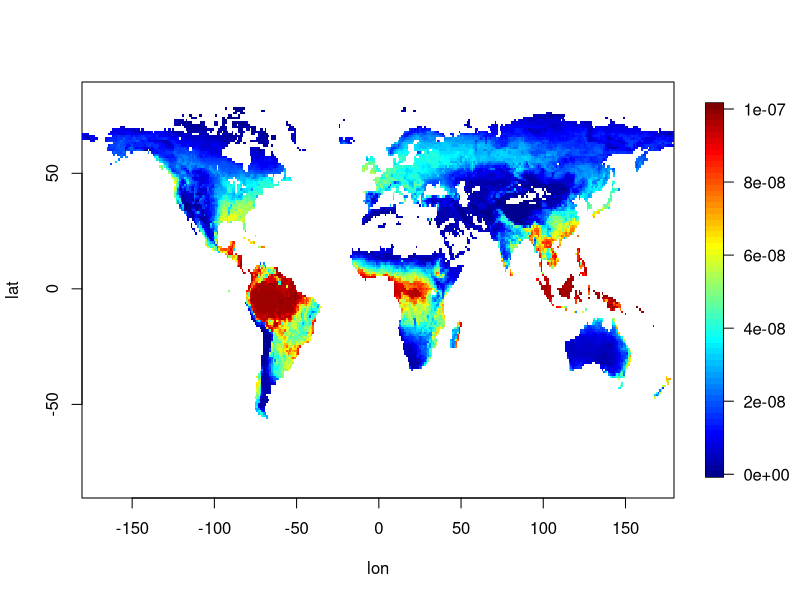
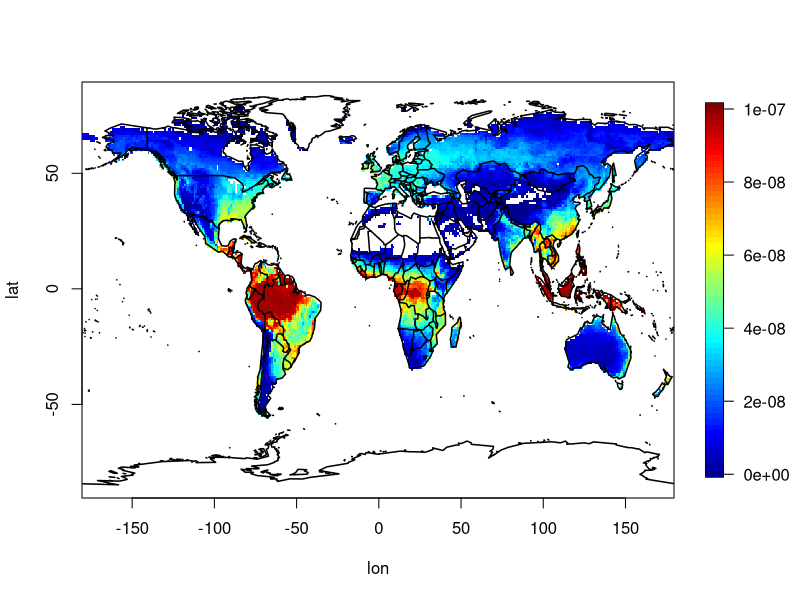
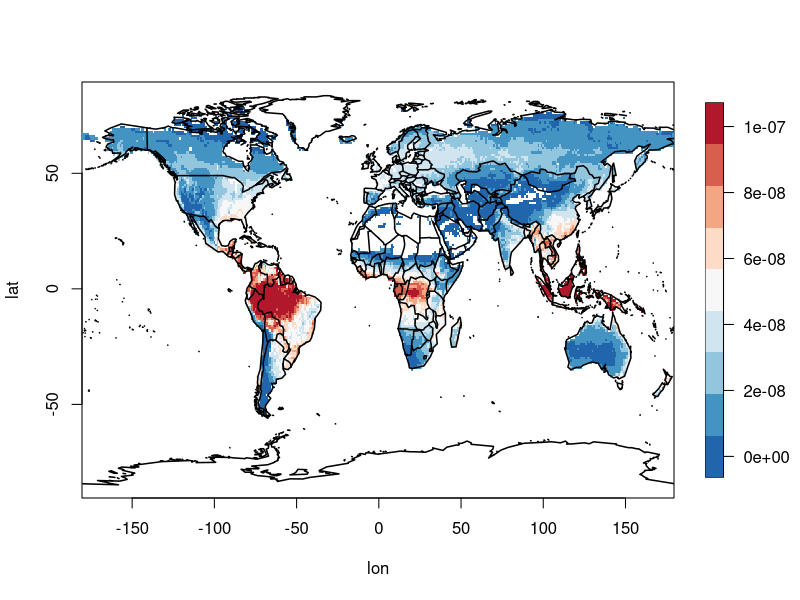
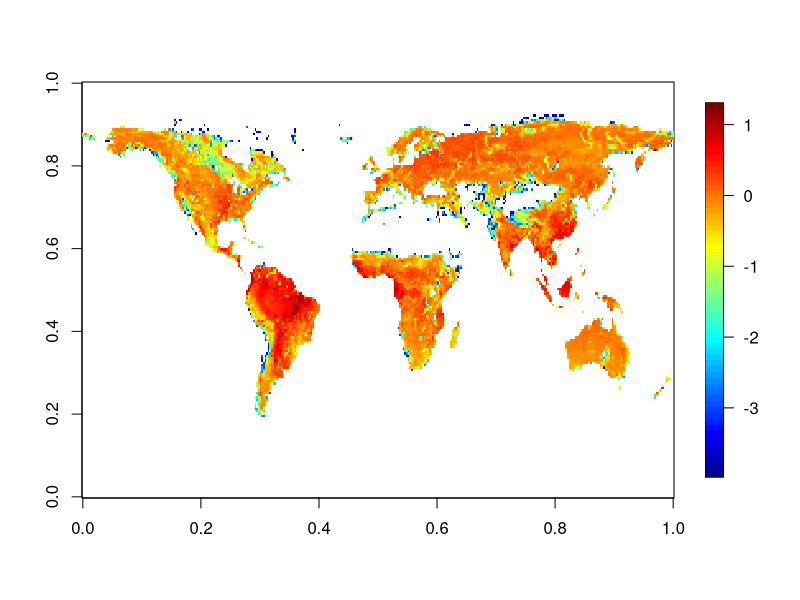
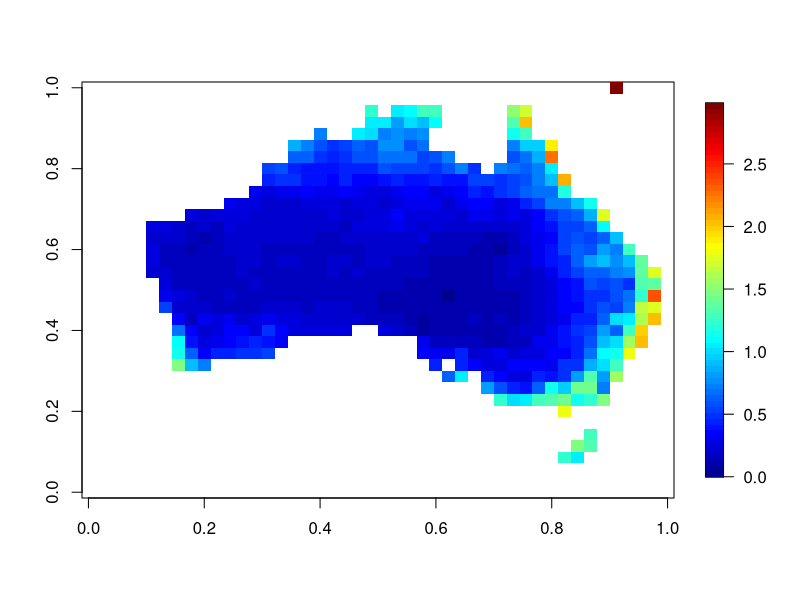
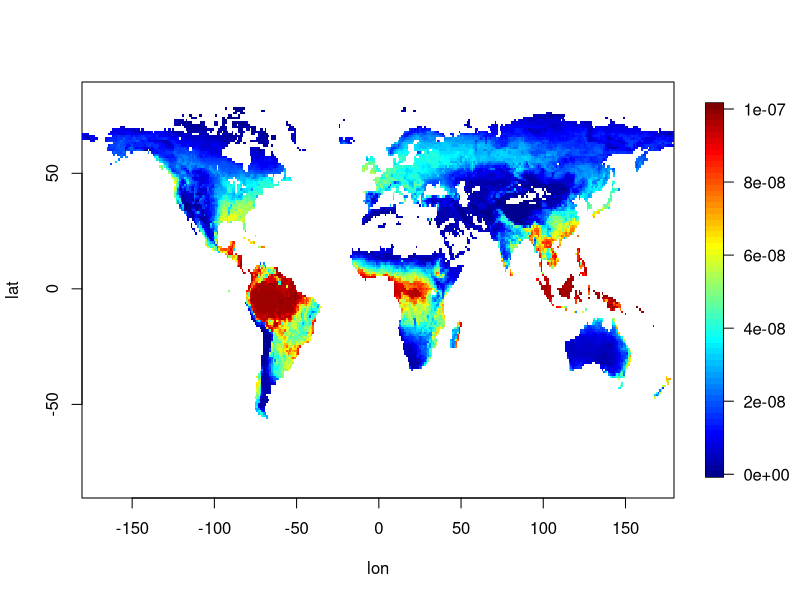
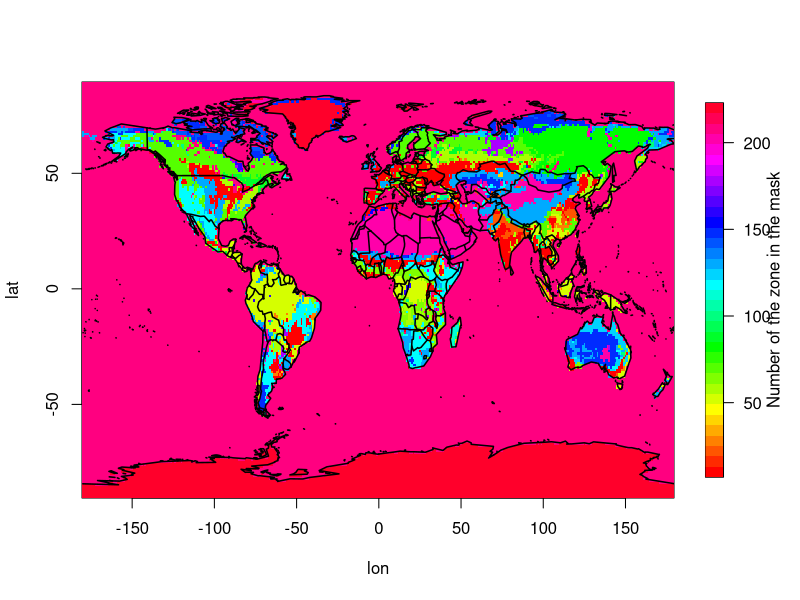
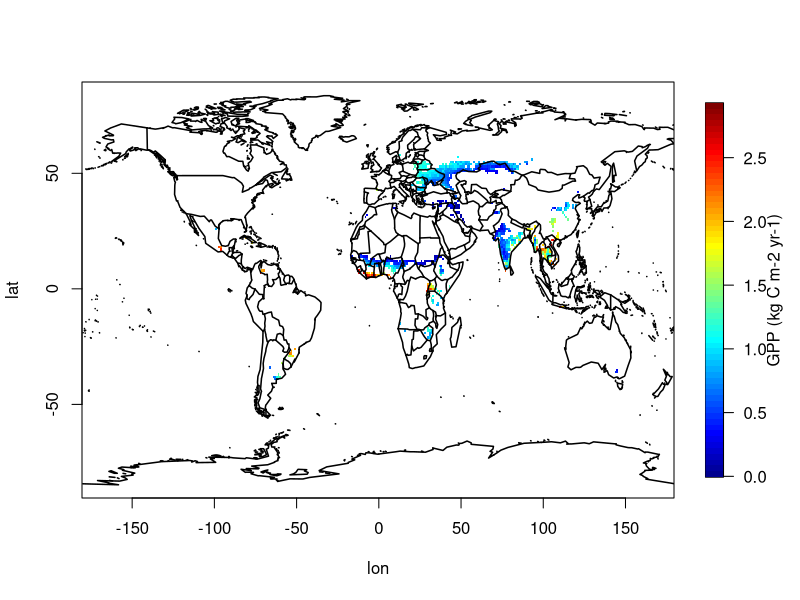

These charts were generated, in order, by the following R code:
#---
# Practical 2 - Using R in Earth System modelling part II

# Tom Matthews (Original Authors: Murray Hoggett and Tom Pugh)
# 19.09.2012
#---


# Hello! This is the second R practical on working with climate data. In the last
# practical, we introduced the programming constructs of a "variable" and a
# "function". We then worked with 1 and 2 dimensional data to make some
# scatter plots. In this practical, we will introduce new functions for opening
# and working with a type of file called a NetCDF file, which contains 2
# dimensional and higher dimensional data. But don't panic, we will still just
# be storing this new data in variables, and working with the data with
# functions, so you already know all the theory. 

# Anyway, let's get started! 


## 2 (and 3) dimensional climate data - NetCDF files. ---
# As mentioned in the last R practical, the first thing we always need to do is
# set our working directory to the folder where we have saved the data.
# Otherwise R doesn't know where to look for the data.

# Set the working directory to the folder where the data is saved.

setwd("/home/jovyan/Earth_Systems_Practical2")

# You probably haven't heard of NetCDF as a file type. NetCDF files are files
# that normally end with the file extension .nc or sometimes .grd. NetCDF files
# are used for various types of climate data and geophysical data. The structure
# of data inside a NetCDF file is like a stack of spreadsheets on top of each
# other, where the x and y variables are normally latitude and longitude and the
# different layers in the stack are different time slices. The file will contain
# a 2-D or 3-D matrix which has the variables of interest and one vector for the
# values of latitude, another for the values of longitude and a third for time.
# The time axis doesn't always exist, in which case you have a single layer and
# no time vector

# To work with NetCDF files in R, you need to install a couple of packages. R is
# such a popular language for science and data analysis because it has thousands
# of packages which can be downloaded (for free!) with a single line of code.
# These packages range from forecasting time series for weather analysis or
# stock prices, to working with geospatial data, to higher performance
# parallelisation routines, to adding pictures of cats to plots (yes, really!).
# If you can think of a scientific problem, there's probably already a package for it in R.

# In R, you install a package once using the "install.packages()" function. This
# normally only needs to be done once on a computer. Then the package must be
# loaded into R with the "library()" function. This needs to be done every time
# you restart R. Let's load the ncdf4 package.

# Install the "ncdf4" package from the internet. This normally only needs to be
# done a single time on a computer, and then it is installed forever.

install.packages("ncdf4")

# You should see a load of both black and red text flash by on the screen. The
# important bit is the last few lines, which should say thing have been loaded
# OK.  The package has now been installed, but it still needs to be loaded into
# R (and loading the package needs to be done at the start of every script with
# a package in it). Let's do this now.

# Load the "ncdf4" package into R. This needs to be done at the start of every R
# script that uses the package.

library("ncdf4")

# You shouldn't see any output from running this line of code, but we can now use 
# the functions in the ncdf4 package. 

# What we are going to walk you through doing in the next few code chunks is the
# standard workflow for using a NetCDF file in R. This workflow is as follows:

# 1. Open the NetCDF file connection in R with the "nc_open()" function
# 2. Find out what is actually inside the NetCDF file with the "print()" function
# 3. Extract the variables we want to use from the NetCDF file using the "ncvar_get()" function
# 4. Close the NetCDF file connection in R with the "nc_close()" function.

# Each of the steps above is quite easy, so take it easy! 

# First, we want to open the NetCDF file and look at the ranges of different
# variables. Luckily this is quite easy in R. First we use the ncdf4 library to
# open a connection to the file and store this connection in a variable, and
# then we use the print function to print a summary of the file. Lets do this
# now. Remember if you haven't run the install.packages() and the library()
# functions, then R will complain that it "can't find" the function - which
# means R doesn't know what these functions are because they haven't been loaded
# yet. This is why we used library("ncdf4") above, to load them all in.

# Open a connection to the NetCDF file and store this connection in a variable
# called ncfile. (don't worry about what we mean by a "connection" to the file,
# this will become clear throughout the examples.). The data are Gross Primary
# Productivity (GPP) derived by upscaling observations from the current global
# network of eddy-covariance towers

ncfile <- nc_open("GPP_MR_1deg_annual_1982-2011_mean.nc") 

# Print the header of the NetCDF file (i.e. print the NetCDF file's metadata)

print(ncfile)

# Take a moment to read the text. Even though the output may look long and confusing (some
# files give much more than this), this is the same sort of output you will get
# from every NetCDF file you open with R, so it will become easy after you've
# done it a couple of times.

# The first few lines of the output say:
# 3 variables (excluding dimension variables):
#        double natural[lon,lat]   
#            units: fraction
#            missing_value: -9999

# This tells us there are three variables in this NetCDF file called: time_bnds,
# gpp and std. Some files may include many different variables. You will often
# see "double" and "float". This refers to how many decimal places the computer
# is storing numbers as. The important bit is that it is just a normal decimal
# number.

# The next paragraph of the print() output tells us information about the variables in the NetCDF file:
#      4 dimensions: ...

# This tells us that the dimensions of the file are latitude (stored in the
# variable called "lat"), longitude (stored in the variable called "lon"). There is also
# a time variable. And finally a forth variable called (e.g. bnds or level) - don't worry about this if you
# see it, we typically won't need them in this module.

# After this, we have a paragraph which starts with,
#  14 global attributes:

# In a NetCDF file, the global attributes are normally useful things like who
# made the file, when it was made, a description, and other useful information
# which is often called meta-data.

# We now understand a bit about our NetCDF file. The next step is to extract
# variables in the NetCDF file into variables in R. To do this we use the
# "ncvar_get()" function. The function arguments "nc=" refers to the NetCdf
# file, while the "varid=" function argument refers to the variable name *in the
# NetCDF* file. This is why we needed to use the print() function in the last
# step; to find out the variable names.

# Extract the 'lat' variable in the netcdf file, and store it in a variable called 'lat'.

lat <- ncvar_get(nc=ncfile, varid='lat')

# Extract the 'lon' variable in the netcdf file, and store it in a variable called 'lon'.

lon <- ncvar_get(nc=ncfile,varid='lon')

# Extract the 'gpp' variable in the netcdf file, and store it in a variable called 'gpp'.

gpp <- ncvar_get(nc=ncfile, varid='gpp')

# When this file was created, the data were flipped around (so the south pole is in the north),
# and we need to flip it back. You can ignore this really but just make sure to run the line!

gpp <- gpp[,180:1]


# We now have 3 variables in R holding the information we extracted from the
# variables inside the NetCDF file. We want to know what is inside these
# variables. We could just print their whole contents to the screen by just
# running their name in the usual way. However we know that some of these
# variables might be very, very big, and this might cause the computer to crash.
# A safer way is to use the "length()" function or the "dim()" function to see
# how long the variable is. Lets do this:

# Use the length function to see how long each variable is

length(lat)

length(lon)

length(gpp)

# OK, so that final variable gpp has 64800 entries. Probably a good thing
# we didn't just print that to the screen. Many netcdf files have millions of
# lines, especially if they include time as a variable.

# We have now extracted all the data we need from the NetCDF file connection. We
# can now close the connection to the file. This frees up some computer memory
# for us and helps stop confusion later. Note that we didn't need to do this in
# the last practical for the "read.csv()" and "read.table()" functions, which
# close the data file automatically.

# Close the NetCDF file connection

nc_close(ncfile)

# Now that we have extracted all the data in our NetCDF file, we are ready to start making some maps of the data! 

## Making our first map ---

# The data inside a NetCDF file (and therefore the data in our variables in R
# which we have extracted from the NetCDF files) is a rectangular grid of
# numbers called a matrix.

# Remember we extracted three data variables from the NetCDF file with the
# ncvar_get() function. Those variables were lat, lon and gpp.

# Let's remind ourselves of the dimensions of our gpp (gross primary productivity) data:

dim(gpp)

# This output means we have 360 rows and 180 columns in our matrix.
# If we check back to the length of the variables from the print() function we
# can see this corresponds to latitude and longitude

# We can easily make a picture from a matrix using the image.plot() function in the
# fields package. This function has an automatic colour bar. It also allows us to 
# specify the labels of the x and y axes 

# install the fields package, which as the image.plot() function. Remember, you only
# need to install the package the first time, after that you can just load it using the
# library() function. We will install the maps package, which has some useful functions for
# plotting maps

 install.packages("fields")
 
 install.packages("maps")
 
# Load the fields and maps packages with the library() function

library("fields")
 
library("maps")

# Make a plot of our matrix using the image.plot() function, which adds a
# colourbar automatically. The first argument is the values to use for the x
# axis, the second argument is the values for the y axis, and the third argument
# is the actual data values.

image.plot(lon, lat, gpp)

# Cool! There is also a useful function called map() in R
# which allows us to add country outlines. This is often a good idea to add, as
# it shows there is no data at all for Antarctica, Greenland, and the Sahara.
# Note the add=TRUE argument inside the map() function which adds to the current plot. 

# Same as the previous plot code but...

image.plot(lon, lat, gpp)

# ... add a low resolution set of country outlines over the top for context. 

map(database = 'world', lwd=1.5, add = TRUE, col='black')

# Hopefully you will have seen the country lines added. Try
# changing some of the other function arguments to customize the plot.

### Changing colour palettes

# There are a number of standard color palettes in R. The rainbow colour palette
# is standard in image.plot(). However a number of recent scientific articles
# have pointed out that rainbow colour palettes can draw the eye to unimportant
# features as some color changes act like contours differently to different
# people. Therefore simpler colour palettes can often be better for displaying
# scientific data. Let's install the RColorBrewer package to give us access to a
# load of useful color palettes. The RColorBrewer packages gives us access to
# the brewer.pal() function. This allows us to give a number of breaks in the
# colour palette we want (normally up to 9 or 10, depending on the palette) as
# the first function argument, and the name of the colour palette as the second
# argument. So brewer.pal(10, "RdBu") gives us a color palette from red to blue
# with 10 breaks in it. This is cool, but we know low numbers for our gpp
# data are normally displayed with cold colours in environmental sciences, so we
# use the rev() function to reverse the order, making us a blue to red colour
# palette. See below:

# Install the RColorBrewer package, to give us access to lots of extra colour
# paletts. 

 install.packages("RColorBrewer")
 
# Load the RColorBrewer into R with the library() function. 
 
library("RColorBrewer")
 
# The same plot and map commands as before, but with the brewer.pal(9,'RdBu)
# function, which gives us a Red to Blue color ramp with 9 levels. This is then
# enclosed with the rev() function, which reverses the order of the red-blue
# color ramp to give us a blue-red color ramp, which is more normal for
# Environmental sciences.

image.plot(lon, lat, gpp, col = rev(brewer.pal(9, "RdBu")))

map(database = 'world', add = T, lwd=1.5)

# You can find more about what color palettes are found in the RColorBrewer in
# this link
# [https://earlglynn.github.io/RNotes/package/RColorBrewer/index.html](https://earlglynn.github.io/RNotes/package/RColorBrewer/index.html).


### Code it yourself!

#Have a go at making the same plot (i.e. using image.plot() and map() but 
#with a yellow-green-blue color palette: "YlGnBu"). Also see if you can remember 
#from last week how to add in a title (call it whatever you want)

# The same image.plot() and map() code as before, but with a yellow-green-blue color palette.





# Masking NetCDF data

# As a next task, we will  make a difference map to show the changes between two
# different time slices. We will then use our subsetting skills to slice our
# data into regions of interest. We then cover how to use a mask in a separate
# NetCDF file to mask out areas and regions of arbitrary shape, allowing us to
# subset geographic regions such as individual continents, or individual habitat
# areas. We also show how to find summary statistics for any of these subsetted
# areas. Let's get started!

## Making a difference map ---

# A common thing to want to do is to see a change over time in some variable, or
# a difference between two variables. For example, how global temperature has
# changed over time, or how productivity has changed in London over time, etc.
# If you want to look at the difference in just one place, a line graph is a
# good choice (often called a "time series plot", as change over time is time
# series data). But what if you want to look at how the whole world has changed
# over time, or how two estimates of the same quantity differ for the globe? One
# good way of doing this is to look at the difference between arrays of data.
# Remember the "difference" just means to subtract one variable from the other.
# When dealing with differences over time it is often good to subtract the later
# time step from the earlier. Areas which are positive then show an increase
# over time in whatever variable we are considering, while negative values
# correspond to decreases over time in whatever variable we are considering.

# Let's try now to look at the difference between gpp and gpp_modis - we will use
# a difference map by subtracting one slice from another.

#First, we need to load in the new gpp_modis file
#(MODIS_GPP_2000-2009_mean_1deg.nc). This is GPP data derived from observations from the
#MODIS satellite. Ideally in science we want to have multiple different ways of
#deriving the same variable. If they give consistent results then that improves
#our confidence in those results.

# Open a file connection to the NetCDF file, extract variables and then close

ncfile_modis <- nc_open("MODIS_GPP_2000-2009_mean_1deg.nc") 

print(ncfile_modis)

lat_modis <- ncvar_get(ncfile_modis, 'lat')

lon_modis <- ncvar_get(ncfile_modis,'lon') 

gpp_modis <- ncvar_get(ncfile_modis, 'GPP')

nc_close(ncfile_modis)

# Looking at the output of the print() function on our modis file reveals that the 
# GPP variable is in units: kg C m-2 yr-1. However, in our original gpp variable
# from the file before, you might remember the units were in: kg m-2 s-1. Note
# the differences in terms of yr-1 vs.s-1. To deal with this, lets correct our
# original gpp variable so that it is also in units of yr-1, which is conceptually easier
# to deal with when looking across annual timescales.

sec_in_day <- 86400 #Number of seconds per day

sec_in_yr <- sec_in_day * 365 #multiply by number of days in year

gpp_yr <- gpp * sec_in_yr

# Now we can try and make the plot! First, we need to find the difference
# between the two matrices of data, and we need to remember to use our new
# gpp_yr variable to ensure the units are the same in both variables

gpp_difference <- gpp_yr - gpp_modis

# Then we can make a plot of the difference

image.plot(gpp_difference)

#QUESTION: can you interpret what this plot is showing?

## Summary statistics on data ---

# You might well want to take summary statistics for a grid of data. This is
# incredibly easy in R. Say, for example, you wanted to find the mean of our
# gpp_difference, i.e. we wanted to find the average global difference between
# gpp_yr and gpp_modis:

# Find the mean of the differences between our two slices. We need to remember to use the na.rm = TRUE,
# argument as there are NAs in our gpp_difference file. These come from, in this case,
# missing data, i.e. regions of the world where data were not available

mean(gpp_difference, na.rm=T)

# Similarly, lets find some other summary statistics:

median(gpp_difference, na.rm=T)

sd(gpp_difference, na.rm=T) # the sd function returns the standard deviation. 

max(gpp_difference, na.rm=T)


## Subset only equatorial regions---

# You might want to find the mean (average) GPP over a smaller area than the whole world. This is easy to do. 

# Make a temporary variable with the original gpp data and 
# correct the units again at the same time.

temp_gpp <- gpp * sec_in_yr

# We subset our grid with the square bracket notation. The part within the square 
# brackets before the comma is used to select rows (longitude values here) and the 
# part after the comma is used to select columns (latitude values), e.g: region <- temp_gpp[LON, LAT]

# We can combine the use of longitude and latitude values to select a particular region.
# For example, lets subset both latitude and longitude to find Australia. 

australia_gpp <- temp_gpp[290:335 , 45:80]

# Make a quick plot of the data.

image.plot(australia_gpp)

# You might be thinking that those longitude and latitude values are not correct, i.e. they
# don't match with a true world map. Lets have another look at one

image.plot(lon, lat, gpp)

# And yeah Australia is between roughly 100 and 150 longitude rather than 290:335. This is
# because our temp_gpp matrix starts at 0 at the bottom corner and goes up
# to 180 at the top corner (rather than -90 to +90), and then from 0 at the left to 360 
# on the right (rather than -180 to + 180) - this is because you can't have a negative number as a row
# or column number (e.g. try and extract the -5th row of a table). So, when subsetting the matrix, we
# need to use 0 for -180 longitude and -90 latitude, and work it out from there

### Code it yourself!

# Using the same approach, try subsetting and plotting Europe. 
# Use image.plot(lon, lat, gpp) to help you work out the correct LON and LAT values for Europe,
# but remember that x-axis values you want go from 0 to 360, while the y-axis values go from
# 0 to 180.
# Try giving it a title, new axis titles, and changing the colour pallete



# We can also calculate summary statistics using just our subsetted region, e.g.

mean(australia_gpp, na.rm = TRUE) #remember to set na.rm = TRUE to remove squares with NA values.

### Code it yourself.

#calculate the mean for Europe and compare to Australia



## Subset using a mask ---

# So we can now subset any type of rectangular box or slice we want from out
# matrix of data that we extracted from a NetCDF file. But what if we want an
# area more complex than a rectangular box? This is best done with a mask. A
# mask is normally a NetCDF file filled with the number 1 everywhere in a region
# we want to extract, and filled with NA everywhere else. If we extract our mask
# into a variable, and then multiply our mask by our data, then everywhere
# multiplied by 1 will stay the same, while everywhere filled with NA will
# become NA. This is because in R, anything multiplied by NA becomes NA. (This
# is kinda like how in maths, anything multiplied by 0 becomes 0. But 0 can
# actually have meaning in climate data, so we don't want to set everywhere
# outside our mask to zero.).

# Let's quickly see an example. This example is sort of like marking out one
# place we want to get rid of:

# Demonstrating the idea of how to subset data in R using a mask. We want to
# have a mask filled with NAs where we want to not have data, and 1s where we do
# have data.

pretend_data1 <- c(0,1,2,3,4,5)

pretend_mask1 <- c(1,1,NA,1,1,1)

# When we multiple our mask and our data, the data will stay the same where it
# is being multiplied by 1, but will change to NA where it is multiplied by NA.
# This example demonstrates masking out just one value.

pretend_data1 * pretend_mask1

# Hopefully the idea of masking to get rid of data is pretty clear! Now lets
# actually do it with a real mask. Here we skip a load of steps in reading the
# NetCDF as I already know what is in the file. I still print the header of the
# NetCDF file, as there is almost always some useful information in the header:

# Read in a NetCDF file containing a mask for landcover types around the world.
# Here we use the same NetCDF workflow as shown above, but much reduced.
# Open a file connection to the NetCDF containing the mask values

ncfile = nc_open("ESACCI-LC-L4-LCCS-Map-300m-P1Y-2015-v2.0.7_1deg.nc")

# Print the header information for the NetCDF file

print(ncfile)

# OK, so immediately we have found useful information in the header. The header says:
# >1 variables (excluding dimension variables):
#         double landcover[lon,lat]   
#             0: No data
#             10: Cropland
#             11: Herbaceous cover
#             20: Cropland, irrigated or post-flooding
#             ... and so on...

# So it seems like this file is a mask for many different regions (in this case
# landcover types). Each region seems to be filled with a common value, going
# from 1 to 220. Let's try extracting the values into a variable called "mask"
# and plotting the mask to see if we are correct:

# Use the ncvar_get() function to get the values of the mask

mask <- ncvar_get(ncfile, 'landcover')

# Close the connection to the NetCDF file.

nc_close(ncfile)

# Make a quick plot of the values in the mask file 

image.plot(lon, lat, mask, col=rainbow(36), legend.lab="Number of the zone in the mask")

map(database = 'world', add = T, lwd=1.5)

# Yep, looks like we are correct. However, as we talked about earlier, we
# preferably want this data mask to be in the form of 1s where we want to
# extract the data, and NAs everywhere else. Luckily we can do this in 1 line of
# code in R. Meet the "ifelse()" function. The ifelse() function takes a
# condition as it's first argument (for example mask==3, which means select only
# the places where the mask equals 3), the value to change to when that
# condition is true as it's second argument (which will always be 1 for us), and
# the value to change to when that condition is false as it's third argument
# (which will always be NA for us). Let's see this in action to make a mask for
# cropland, select those by multiplying our data by our new mask, and then
# making a map of our selected data:

# Here we make a new mask for cropland using the ifelse() function. This line of
# code makes a matrix where cropland areas are set to 1, while the rest of the
# matrix is set to NA. This matrix is then saved to the variable cropland_mask.

cropland_mask <- ifelse(mask == 10, 1, NA)

# Select that data by multiplying the data in gpp_yr by the mask. 

gpp_yr_cropland <- gpp_yr * cropland_mask

# Make a plot of our subsetted data. 

image.plot(lon, lat, gpp_yr_cropland, legend.lab="GPP (kg C m-2 yr-1)")

map(database = 'world', add = T, lwd=1.5)

# That's all fine. But you'll notice that there are a lot of very similar
# landcover classes in that file, including several including cropland. e.g.
# 10: Cropland
# 11: Cropland, rainfed, herbaceous cover
# 12: Cropland, rainfed, tree or shrub cover
# 20: Cropland, irrigated or post-flooding
# So what if you wanted to, for example, make a mask for all cropland classes? In this
# case we can make selections for each class and add them all together. Here we
# need to use a common coding operator called "or", which is written "|". You can chain
# multiple "or" together within an ifelse() statement. Below we have chained
# four, one for each main cropland class. Logical statements like this are very
# powerful, together with "and" (&) you can test for an enormous number of
# conditions.

allcropland_mask <- ifelse(mask == 10 | mask == 11 | mask == 12 | mask == 20, 1, NA)

# Now use this modified mask to select data in gpp_yr

gpp_yr_allcropland = gpp_yr * allcropland_mask

# Make a plot of our subsetted data. 

image.plot(lon, lat, gpp_yr_allcropland, legend.lab="GPP (kg C m-2 yr-1)")

map(database = 'world', add = T, lwd=1.5)

#QUESTION: can you interpret this plot?

# And then after we have subsetted/masked/selected (these words all mean the
# same thing here) our data, we can find summary statistics for it. In case it
# has become confusing why we are finding summary statistics of things, it's
# because often a summary statistic is the best way of answering a scientific
# question. Obviously a scientific question isn't normally "can you subset
# cropland?" - which after doing the tutorial, the answer is yes, you can subset
# cropland! The scientific question is more likely to be something along the
# lines of "What is the average GPP of global croplands". To answer this, you
# would want to take the mean (another way of saying the average) of the
# croplands. So let's do this, lets find  Don't forget the na.rm=T (or
# na.rm=TRUE) function argument!

# Summary statistics are things like mean, median, maximum, minimum,
# interquartile ranges, etc. Summary statistics are often the best way to answer
# scientific questions, such as "what is the maximum modeled temperature in a
# tropic broadleaf forest". Let's see an example of how easy it is to get a
# summary statistic for the average yield of cropland areas

mean(gpp_yr_allcropland, na.rm = T)


###--- And we are finished! ---
#As with the first tutorial, I strongly recommend that you go back through
#this tutorial at least one more time. There is just too much information to
#take in in one read through. But seriously, nice work! You can now do a huge
#amount of things in R. You can manipulate data to change it's units via simple
#mathematical operations. You can install and load new packages for free. You
#can read and work with data files hundreds of times too big to open in excel.
#You can make and save publication quality maps and graphs. You can select, mask
#and filter data you want. You can find summary statistics for areas and regions
#of the world, and you can make several types of plot to summarize it. Well
#done! Good luck in using these skills for your own work, and enjoy!

#start trying to play with the code. Change bits on each line to see
#what happens. Get used to R throwing error messages, and get used to googling
#how to do things. From reading these guides you will now have a good idea of
#the sorts of things you can do with R.
